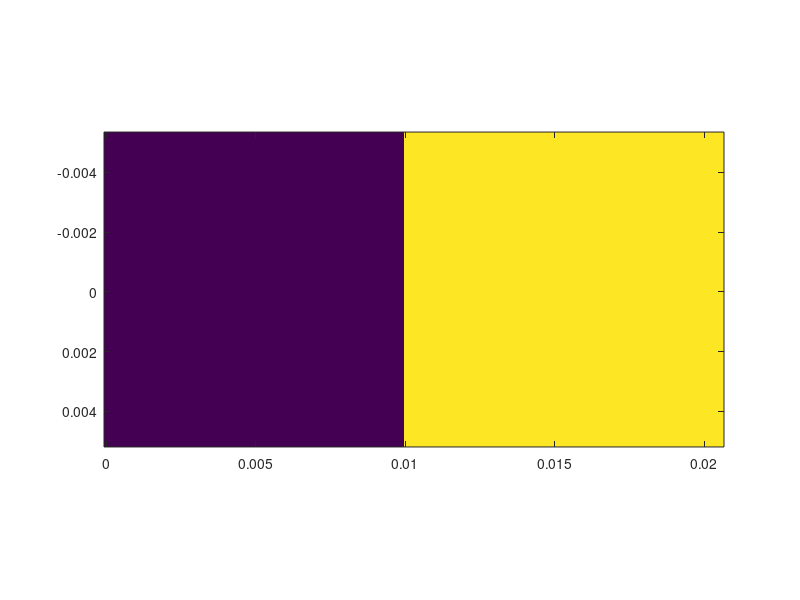

This chart was generated by the following MATLAB code:
%% L.D. 10-05-2012 - This script creates the contrast matrix which contains
% the geometrical distribution of each medium, i.e. Medium 1,2,3,4 and 5. 
% Medium 0 represents the background medium
close all
clear all

% this values has to be the same of the 3D domain which is generated by the
% fortran code
M=64;
N=32;
O=126;
% matrix initialization
L=zeros(M,N,O);

R1=0.03;
R2=0.05; 

% parameters initialization. This values have to be the same as for the
% input file used for the fortran program
Fnyq=4.5;  % maximum simulated frequency 
f0=1e6;    % fundamental frequency 
c0=1482;   % speed of sound of the backgrounf medium
dx=c0/(2*Fnyq*f0);
% axis generation
x=(-M/2)*dx:dx:((M/2)-1)*dx;
y=(-N/2)*dx:dx:((N/2)-1)*dx;
z=0:dx:((O-1))*dx;

% matrix generation
 for i=1:M
     for j=1:N
         for k=1:O
             
             % inside this lood all possible shapes can be generated. A
             % specific value from 0 to 5 will be interpreted by the
             % fortran code as a medium with specifi characteristics as
             % specified in in the input file
             %% Cubes
             
             if (((z(k)>=(0.01))&&(z(k)<=(0.022)))&&((x(i)>=(-0.01))&&(x(i)<=(0.01))))
               L(i,j,k)=3;
             end
             
%              if (((z(k)>=(0.015))&&(z(k)<=(0.017)))&&((x(i)>=(-0.001))&&(x(i)<=(0.001))))
%                L(i,j,k)=2;
%              end
%              
%              if (((z(k)>=(0.020))&&(z(k)<=(0.022)))&&((x(i)>=(-0.001))&&(x(i)<=(0.001))))
%                L(i,j,k)=3;
%              end
%              
%              if (((z(k)>=(0.025))&&(z(k)<=(0.027)))&&((x(i)>=(-0.001))&&(x(i)<=(0.001))))
%                L(i,j,k)=4;
%              end
             
            

         end
     end
 end
 
% plots a cross section of the contrast 
imagesc(z,x,squeeze(L(:,round(N/2),:))) 
axis image
% export the finel in .bin format
[fid,msg] = fopen('matrixcontrastinput.bin','w','l');    %w = read access, l = little endian byte order
A=L;
fwrite(fid,A,'double');
fclose(fid)
